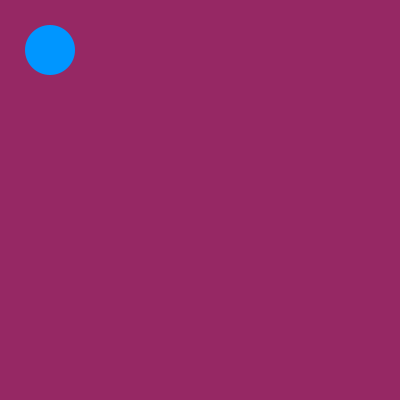
Frame 1 (no input)
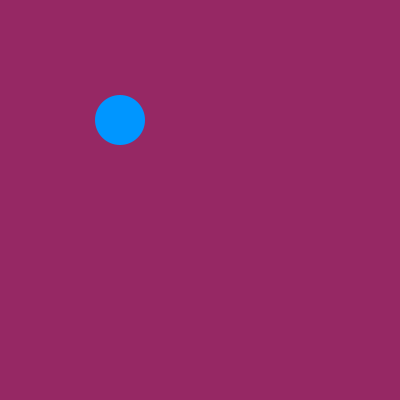
Frame 60 (the mouse pressed at the canvas centre just before this capture)
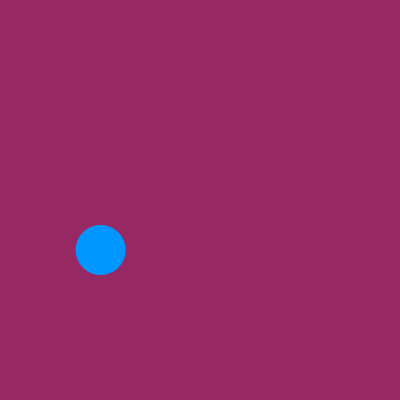
Frame 120 (the mouse held since frame 60 and released just before this capture)

The Processing sketch that drew these frames (run headless with seeded random() and noise(); from frame 60 on, the mouse is pressed at the canvas centre):

// Processing sketch: processing_49499
// ── processing_49499.pde

float xspeed = 10;
float yspeed = 10;
float x = 50;
float y = 50;

void setup() {
  size(400, 400);
  smooth();
  ellipseMode(CENTER);
}

void draw() {
 
  background(150, 40, 100);
  
  drawCircle();  
  moveCircle();
  checkCollisions();
  
}

void moveCircle(){
  if (x > 375) {
    xspeed = -xspeed;
  } 
  else if (x < 25) {
    xspeed = -xspeed;
  }

  if (y > 375) {
    yspeed = -yspeed;
  } 
  else if (y < 25) {
    yspeed = -yspeed;
  }
  
}

void drawCircle(){
  noStroke ();
  fill (0, 150, 255);
  ellipse (x, y, 50, 50);
}

void checkCollisions(){
  x += xspeed;
  y += yspeed;
}

void mousePressed() {
  xspeed = random (-10, 20);
  yspeed = random (20, -10);
}
